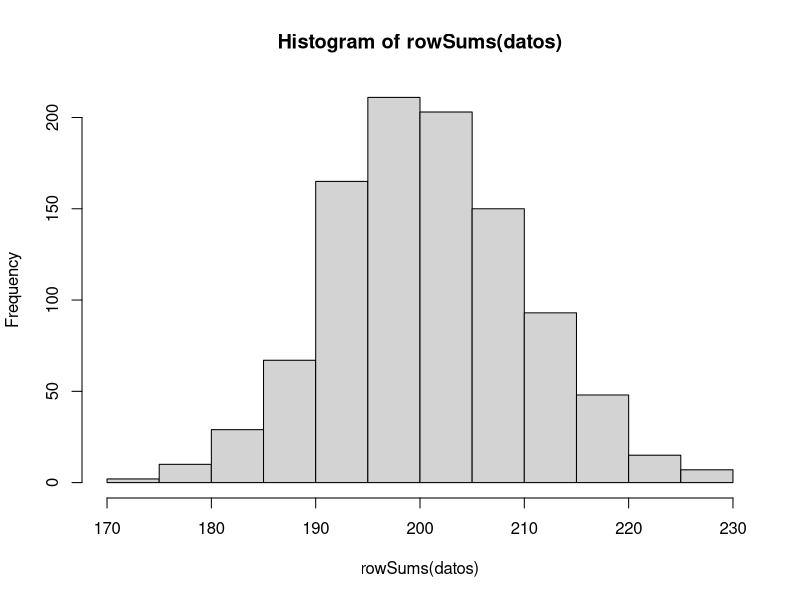

Write the R code that produced this figure. (Note: this script raises an error after producing the figure.)
library(tidyverse)
library(ggplot2)

prob=c(.3,.55,.45)

########################################################################

cual_maximo = function(max_vec){
  maximo = which(max(max_vec) == max_vec)
  if (length(maximo) == 1) {
    return(maximo)
  } else {return(sample(maximo, 1))}
}

########################################################################

#Punto 1

datos = matrix(rbinom(366000, 1, prob[2]), nrow = 1000, ncol = 366, byrow = T)

hist(rowSums(datos))

mean(rowSums(datos))

dates = sort(rowSums(datos))

c(mean(dates[25], dates[26]), mean(dates[975], dates[976]))

########################################################################
#Random

datos_random_dia=actualizar(366,1)

ggplot(datos_random_dia)+
  geom_line(aes(x=Dia, y = Maquina1Total, color="red"))+
  geom_line(aes(x=Dia, y = Maquina2Total, color="blue"))+
  geom_line(aes(x=Dia, y = Maquina3Total, color="green"))

ggplot(datos_random_dia)+
  geom_line(aes(x=Dia, y = Maquina1+Maquina2+Maquina3, color="red"))
#to do: distribucion a posteriori

datos=matrix(seq(0,1,.001),nrow = 1001)
datos=cbind(datos,dbeta(seq(0,1,.001),2,2))
for (i in 1:6) {
  datos=cbind(datos,dbeta(seq(0,1,.001),2+datos_random_dia$Maquina1[61*i],2-datos_random_dia$Maquina1[61*i]+datos_random_dia$Maquina1Total[61*i]))
  }


datos = as.data.frame(datos)
colnames(datos) = c("seq","Dia0", "Dia61", "Dia122", "Dia183", "Dia244", "Dia305",
                    "Dia366")

col = rgb(0, 0, 1)


ggplot(juju)+geom_line(aes(x=seq,y=Dia0,color=rgb(0.55, 0, 0)))+
  geom_line(aes(x=seq,y=Dia61,color=rgb(0.8, 0, 0)))+
  geom_line(aes(x=seq,y=Dia122))+
  geom_line(aes(x=seq,y=Dia183))+
  geom_line(aes(x=seq,y=Dia244))+
  geom_line(aes(x=seq,y=Dia305))+
  geom_line(aes(x=seq,y=Dia366))
  







datos_random_año=actualizar(366,1000)

datos_random_filter=filter(datos_random_año, Dia == 366)

Exitos_random_totales=rowSums(datos_random_filter[,3:5])

hist(Exitos_random_totales)

Media_random_totales=mean(Exitos_random_totales)

Ordenados_random_totales = sort(Exitos_random_totales)

Q_random_totales=c(mean(Ordenados_random_totales[25], Ordenados_random_totales[26]), 
  mean(Ordenados_random_totales[975], Ordenados_random_totales[976]))



########################################################################

privilegio = function(y, temp, e){
  return(c(rbinom(1, 1, prob[2]), 2))
}


########################################################################
random = function(y, temp, e){
  cual = floor(runif(1,1,4))
  vector = c(rbinom(1, 1, prob[cual]), cual)
  return(vector)}
########################################################################
softmax = function(tasas, temp, e){
  p = exp(tasas / temp) / sum(exp(tasas / temp))
  return(p)}

soft = function(y, temp, e){
  tasa = y[1:3] / y[4:6]
  for (k in 1:length(tasa)) {
    if (is.na(tasa[k])) {
      tasa[k] = 0
    }
  }
  p = softmax(tasa, temp)
  cual = sample(c(1, 2, 3), size = 1, prob = p)
  vector = c(rbinom(1, 1, prob[cual]), cual)
  return(vector)
}
########################################################################

thompson = function(y, temp, e){
  maquina1 = rbeta(1, 2 + y[1], 2 + y[4] - y[1])
  maquina2 = rbeta(1, 2 + y[2], 2 + y[5] - y[2])
  maquina3 = rbeta(1, 2 + y[3], 2 + y[6] - y[3])
  cual = cual_maximo(c(maquina1, maquina2, maquina3))
  vector = c(rbinom(1, 1, prob[cual]), cual)
  return(vector)
}

########################################################################
qbeta(.975,6,13)
qbeta(.975,18,7)

upper = function(y, temp, e){
  maquina1 = qbeta(.975, 2 + y[1], 2 + y[4] - y[1])
  maquina2 = qbeta(.975, 2 + y[2], 2 + y[5] - y[2])
  maquina3 = qbeta(.975, 2 + y[3], 2 + y[6] - y[3])
  cual = cual_maximo(c(maquina1, maquina2, maquina3))
  vector = c(rbinom(1, 1, prob[cual]), cual)
  return(vector)
}
########################################################################
greedy_prior = function(y, temp, e){
  maquina1 = (2 + y[1]) / (4 + y[4])
  maquina2 = (2 + y[2]) / (4 + y[5])
  maquina3 = (2 + y[3]) / (4 + y[6])
  cual = cual_maximo(c(maquina1, maquina2, maquina3)) 
  vector = c(rbinom(1, 1, prob[cual]), cual)
  return(vector)
}
########################################################################
greedy_tasa = function(y, temp, e){
  if (y[3] == 0) {
    if (y[2] == 0) {
      if (y[1] == 0) {
        vector = c(rbinom(1, 1, prob[1]), 1)
        return(vector)
      }
      vector = c(rbinom(1, 1, prob[2]), 2)
      return(vector)
      }
    vector = c(rbinom(1, 1, prob[3]), 3)
    return(vector)
    }
  cual = cual_maximo(c(y[1:3]) / c(y[4:6]))
  vector = c(rbinom(1, 1, prob[cual]), cual)
  return(vector)
}
  
  



########################################################################

e_greedy=function(y, temp, e){
  which=rbinom(1, 1, e)
  if (which == 1) {
    greedy_tasa(y)
  } else {random(y)}
  }



########################################################################
actualizar=function(dias = 366,muestras = 1,metodo = "random", temp = 1, e = .5){
  lista=list(random = random, greedy_tasa = greedy_tasa ,greedy_prior = greedy_prior,
             e_greedy = e_greedy, softmax = soft, upper = upper, thompson = thompson)
  metodo = lista[[metodo]]
  matriz = matrix(0, dias*muestras, 10)
  for (j in 1:muestras) {
       y = c(0, 0, 0, 0, 0, 0, j)
       for (i in 1:dias) {
          x=metodo(y, temp, e)
          y[x[2]] = y[x[2]] + x[1]
          y[x[2]+3] = y[x[2] + 3] + 1
          matriz[i+(dias*(j-1)),] = c(x, y, i)
    }
  }
  datos = as.data.frame(matriz)
  colnames(datos) = c("Exito", "Maquina", "Maquina1", "Maquina2", "Maquina3", "Maquina1Total",
                    "Maquina2Total", "Maquina3Total", "Muestra", "Dia")
  return(datos)
}

datos=actualizar(366,1,"greedy_prior",1,.5)





  
